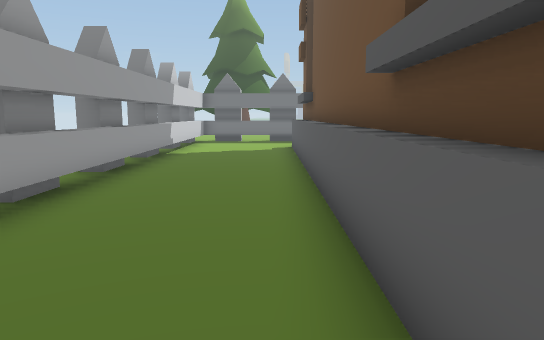
View 1 (above)

18 first-person views from a walk through a Unity game level. The camera is 1.3 m above the floor, tilts 8° down and sees 70° across. The floor is counted in squares, 1 m on a side. Each view is taken from the middle of a square. On the plan, view 1 faces up. The plan holds only what a view shows up to about 16 squares ahead; the rest is blank. The place goes on beyond the plan.

View 2
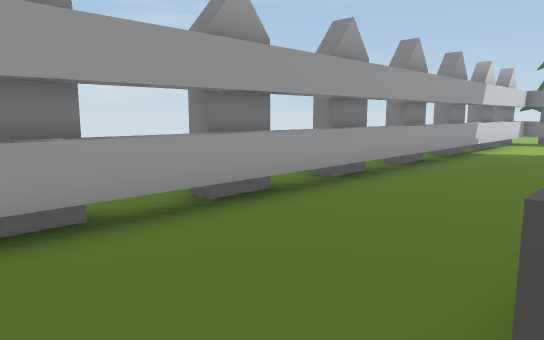

View 3
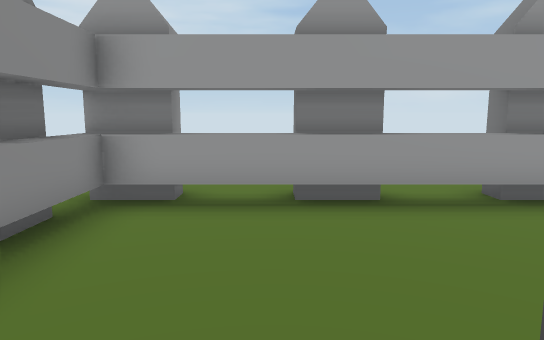

View 4
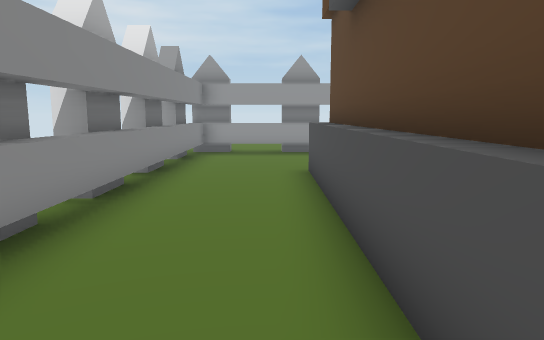

View 5
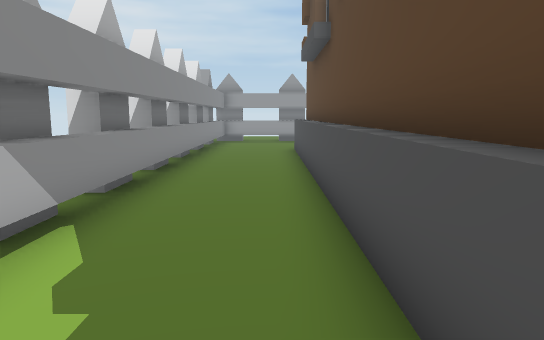

View 6
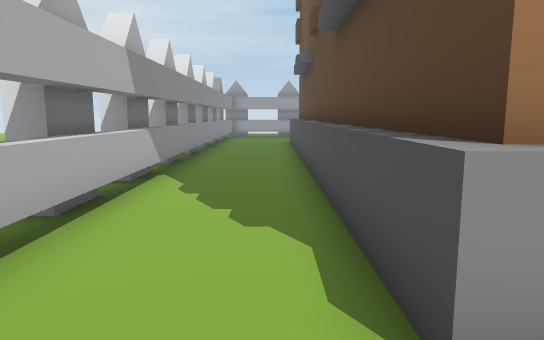

View 7
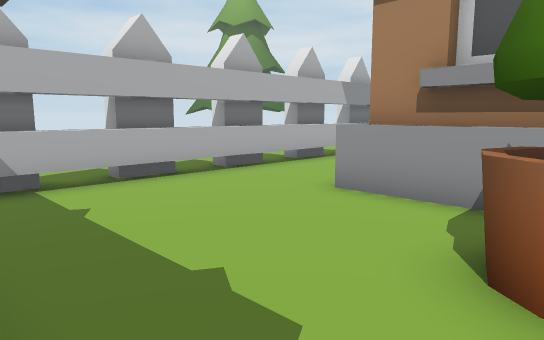

View 8
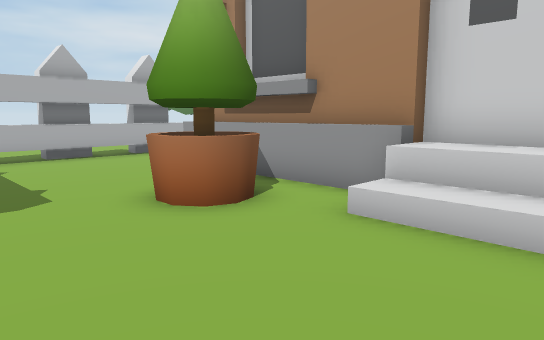

View 9
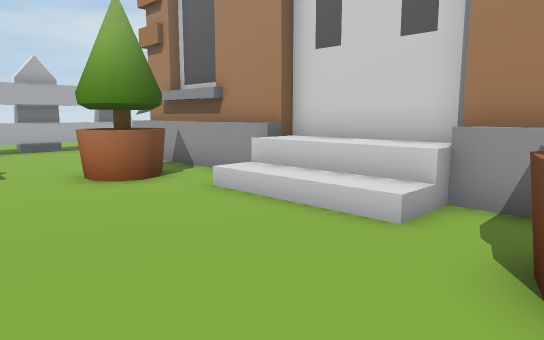

View 10
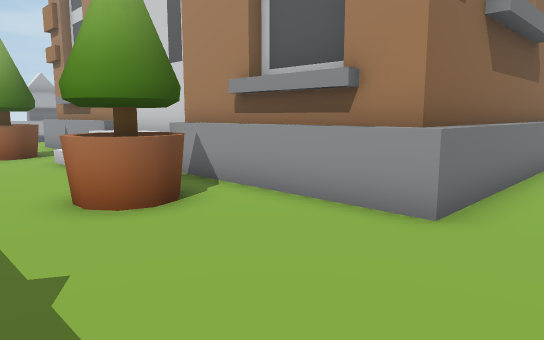

View 11
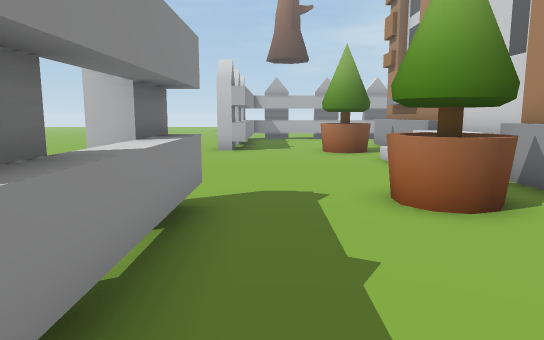

View 12
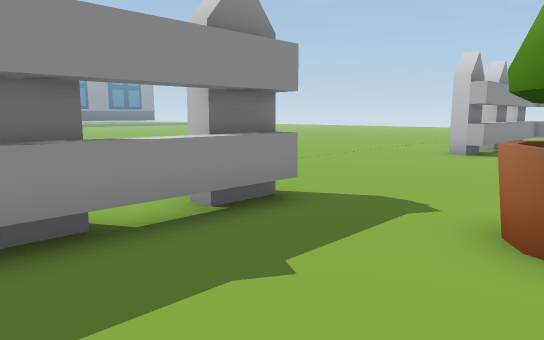

View 13
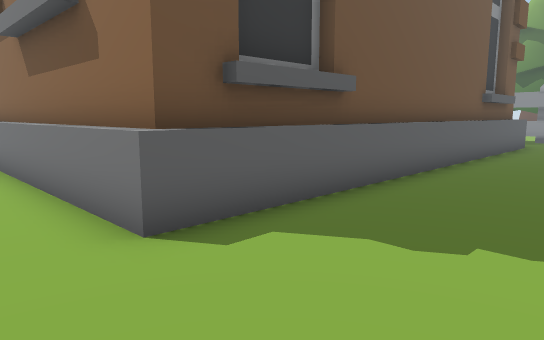

View 14
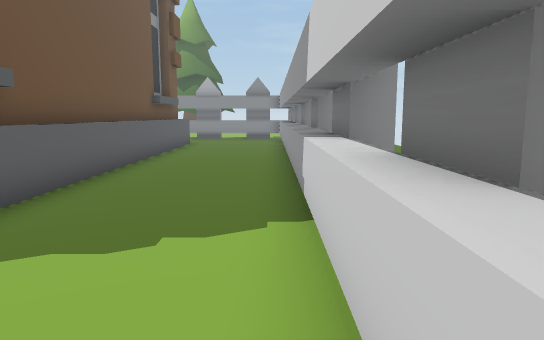

View 15
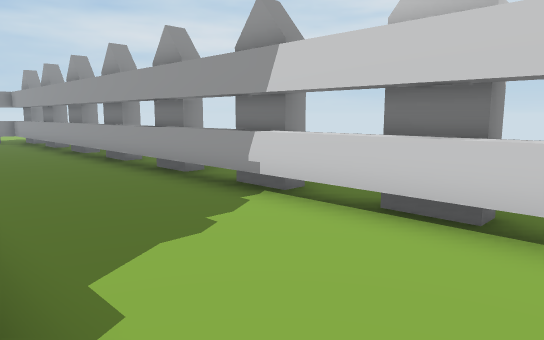

View 16
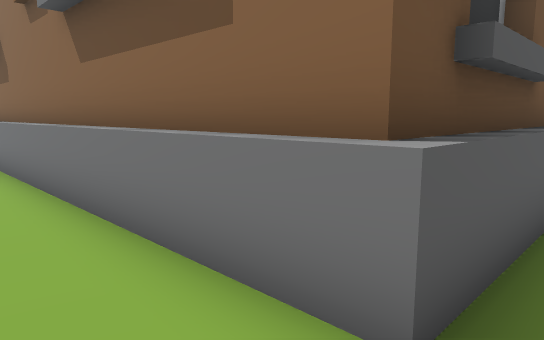

View 17
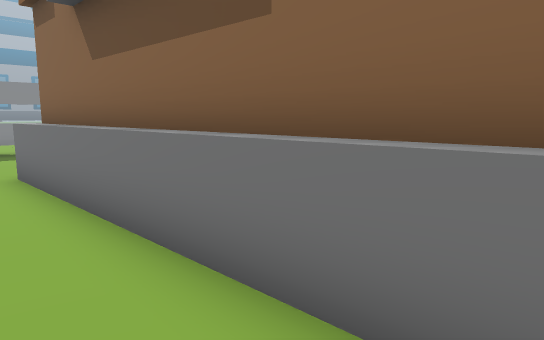

View 18
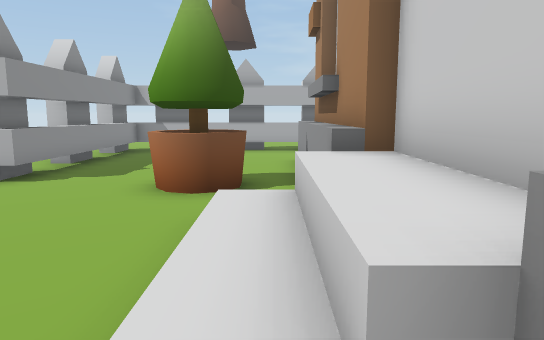

### Floor plan
Key: @ floor where view 1 was taken; # wall or solid block; . main floor; : floor 0.75 m higher than the main floor; / step, stairs or slope; = window, fence, low wall or low ledge; ^ raised ledge; v drop or lower ground; T thing the floor can be seen under or through.
Columns run from 6 left of view 1 to 24 right of it. Each row starts with its distance up from view 1.
 18    .. ..       .             .
 17   =............  ........... .#
 16   #....#################^.....#
 15  .=....#                #.....=
 14  .=....#                #.....#
 13  .T....#                #.##..#
 12   T....#                #.##...
 11  .=....#                #......
 10  .#....#               ^#/.....
  9  .#....#               #:/.....
  8   =....#               #:/.....
  7  .#....#               #:/.....
  6  .#....#               =v/.....
  5  .=....#               ##......
  4   T....#                #.##...
  3  .T....#                #.##..#
  2  .=....#                #.....#
  1  .=....#                #.....=
  0   #...@#################^.....#
 -1 ..=...........................#
 -2 ..=...........................=
 -3  .#===========================#
 -4   ### ##=##=####=##=##=##=#=##=
 -5                     .. ......
 -6                        .. ...
 -7                        .. ..

Positions as (right, up) in squares from view 1, and headings:
1: (0, 0), facing up
2: (1, -1), facing up-left
3: (2, -1), facing left
4: (10, -1), facing left
5: (16, -1), facing left
6: (20, -1), facing left
7: (24, 4), facing down-left
8: (24, 9), facing down-left
9: (24, 12), facing down-left
10: (23, 18), facing down-left
11: (23, 18), facing down
12: (20, 17), facing down-right
13: (-3, 18), facing down-right
14: (-3, 18), facing down
15: (1, 18), facing down-left
16: (0, 18), facing down-right
17: (9, 18), facing down-right
18: (19, 11), facing down
